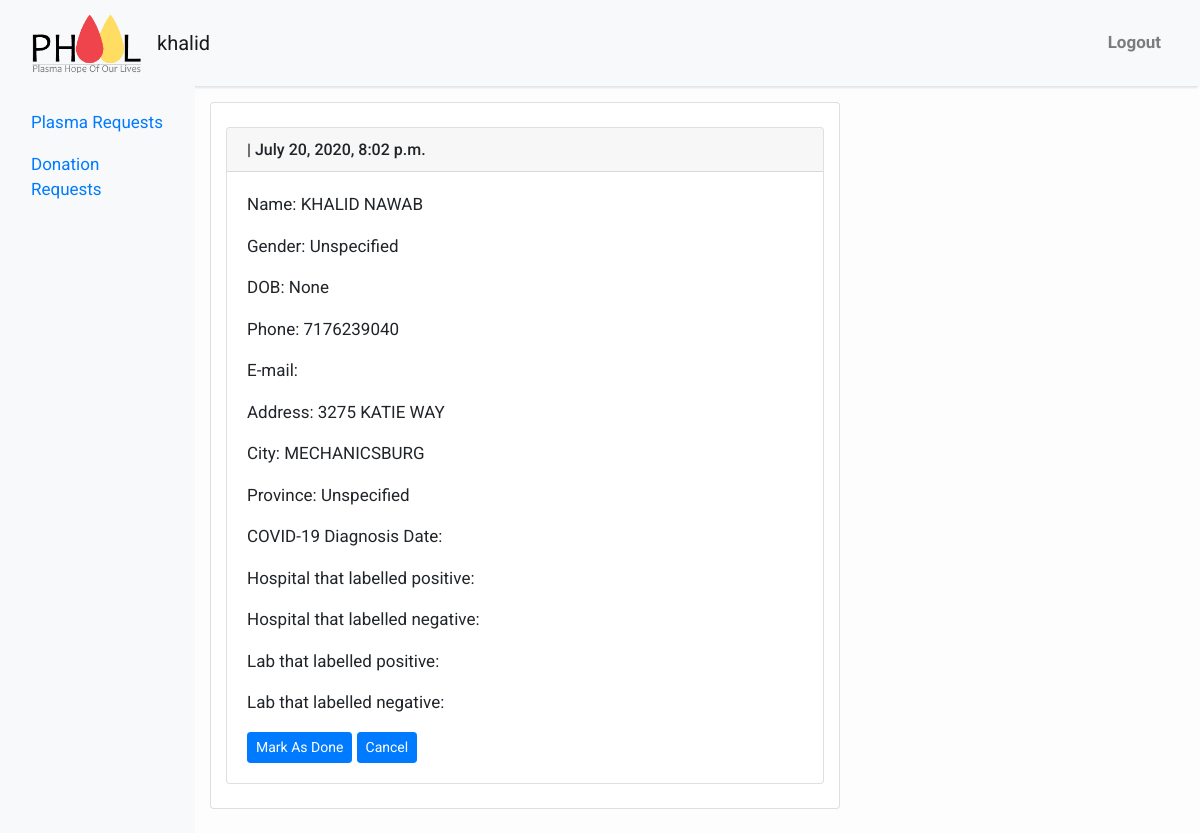
/plasma/plasma_request_detail/15/ (signed in), run on the app's committed database.
### plasma/models.py (models this page shows)
class Profile(models.Model):
    author = models.ForeignKey(User, on_delete=models.CASCADE)
    first_name = models.CharField(max_length=30)
    last_name = models.CharField(max_length=30)
    address = models.CharField(max_length=30, blank=True)
    city = models.CharField(max_length=30)
    province = models.IntegerField(choices=PROVINCES, default=4)
    birth_date = models.DateField(null=True, blank=True)
    gender = models.IntegerField(choices=GENDER, default=3)
    phone_regex = RegexValidator(regex=r'^\+?1?\d{9,15}$',
                                 message="Phone number must be entered in the format: '+999999999'. Up to 15 digits allowed.")
    phone = models.CharField(validators=[phone_regex], max_length=17, blank=True)
    date_covid_19_diagnosed = models.DateField(null=True, blank=True)
    blood_group = models.IntegerField(choices=BLOOD, default=8)
    hospital_which_labelled_positive = models.CharField(max_length=30, blank=True)
    hospital_which_labelled_negative = models.CharField(max_length=30, blank=True)
    lab_which_labelled_positive = models.CharField(max_length=30, blank=True)
    lab_which_labelled_negative = models.CharField(max_length=30, blank=True)
    donation_request = models.BooleanField(default=False)
    plasma_request = models.BooleanField(default=False)
    donation_completed = models.BooleanField(default=False)
    plasma_completed = models.BooleanField(default=False)
    created_on = models.DateTimeField(auto_now_add=True, blank=True)

### plasma/views.py (the view)
# urls.py: path("plasma_request_detail/<int:pk>/", views.PlasmaRequestDetail.as_view(), name="plasma_request_detail"),
class PlasmaRequestDetail(LoginRequiredMixin, generic.DetailView):
    model = Profile
    template_name = "plasma_request_detail.html"

### templates/plasma_request_detail.html
{% extends 'base.html' %} {% block content %}
<div class="container">
  <div class="row">
    <div class="col-md-8 card mb-4  mt-3 left  top">
    <div class="card my-4">
    <h6 class="card-header">{% block title %} {{ object.user}}  | {{ object.created_on }} {% endblock title %}</h6>
      <div class="card-body">
          <p class="card-text ">Name: {{ object.first_name }} {{ object.last_name }}</p>
          <p class="card-text ">Gender: {{ object.get_gender_display}}</p>
          <p class="card-text ">DOB: {{ object.birth_date}}</p>
          <p class="card-text ">Phone: {{ object.phone}}</p>
          <p class="card-text ">E-mail: {{ object.user.email }}</p>
          <p class="card-text ">Address: {{ object.address}}</p>
          <p class="card-text ">City: {{ object.city}}</p>
          <p class="card-text ">Province: {{ object.get_province_display}}</p>
          <p class="card-text ">COVID-19 Diagnosis Date: {{ object.date_COVID_19_diagnosed}}</p>
          <p class="card-text ">Hospital that labelled positive: {{ object.hospital_which_labelled_positive}}</p>
          <p class="card-text ">Hospital that labelled negative:{{ object.hospital_which_labelled_negative}}</p>
          <p class="card-text ">Lab that labelled positive: {{ object.lab_which_labelled_positive}}</p>
          <p class="card-text ">Lab that labelled negative: {{ object.lab_which_labelled_negative}}</p>
          {%  if object.plasma_completed == 1 %}
            <a href="{% url 'undo_plasma_request'  object.pk %}" class="btn btn-primary btn-sm" onclick="return confirm('Mark this request as not-done, proceed?')">Mark as not done</a>
            <a href="{% url 'plasma_requests' %}" class="btn btn-primary btn-sm">Cancel</a>
          {% else %}
            <a href="{% url 'complete_plasma_request' object.pk %}" class="btn btn-primary btn-sm" onclick="return confirm('Mark this request as completed, proceed?')">Mark As Done</a>
            <a href="{% url 'plasma_requests' %}" class="btn btn-primary btn-sm">Cancel</a>
          {% endif %}
      </div>
    </div>
    </div>
  </div>
</div>
{% endblock content %}

### templates/base.html (shortened to what this page needs)
<!DOCTYPE html>
<html>
    <head>
        <link rel="stylesheet" href="https://maxcdn.bootstrapcdn.com/bootstrap/4.0.0/css/bootstrap.min.css"
 />
    </head>
    <body>
        <nav class="navbar navbar-expand-lg navbar-light bg-light shadow navbar-fixed-top" id="mainNav">
        {% load static %}
            <div class="container-fluid">
                <a class="navbar-brand" href="{% url 'home' %}"><img src="{% static "icons/phool.png" %}" width="110" height="60" alt=""></a>
                {% if not user.is_staff %}
                <a class="navbar-brand" >{{ user.get_username }}</a>
                    {% else %}
                    <a class="navbar-brand" href="{% url 'profile'%}">{{ user.get_username }}</a>
                {% endif %}
                <div class="collapse navbar-collapse" id="navbarResponsive">
                    <ul class="navbar-nav ml-auto">
                        {% if user.is_authenticated %}
                            <li class="nav-item text-black">
                                <a class="nav-link text-black font-weight-bold" href="{% url 'logout' %}?next={{request.path}}">Logout</a>
                            </li>
                        {% else %}
                            <li class="nav-item text-black">
                                <a class="nav-link text-black font-weight-bold" href="{% url 'login' %}?next={{request.path}}">Login</a>
                            </li>
                        {% endif %}
                    </ul>
                </div>
            </div>
        </nav>
<div class="container-fluid row">
    <div class="col-lg-2  navbar-light bg-light"><p>  </p>
    {% if user.is_staff %}
        <ul class="sidebar text-black list-unstyled">
        <li class="nav-item">
            <a class="nav-link text-black" href = "{% url 'plasma_requests' %}" title="Plasma Requests">Plasma Requests</a>
        </li>
                <li class="nav-item">
            <a class="nav-link text-black" href = "{% url 'donation_requests' %}" title="Donation Requests">Donation Requests</a>
        </li>
        </ul>
        {% endif %}
    </div>
    <div class="col-lg-10 mt-auto">
                    {% block content %}{% endblock content %}
    </div>
</div>
    </body>
</html>

### templates/base.html (style rules this page uses)
body { font-family: "Roboto", sans-serif; font-size: 17px; background-color: #fdfdfd; }
.shadow { box-shadow: 0 4px 2px -2px rgba(0, 0, 0, 0.1); }

### data on the page
Profile: created_on "July 20, 2020, 8:02 p.m.", first_name "KHALID", last_name "NAWAB", gender "Unspecified", birth_date "None", phone "7176239040", address "3275 KATIE WAY", city "MECHANICSBURG", province "Unspecified"

### other printed values
{{ user.get_username }} "khalid"
